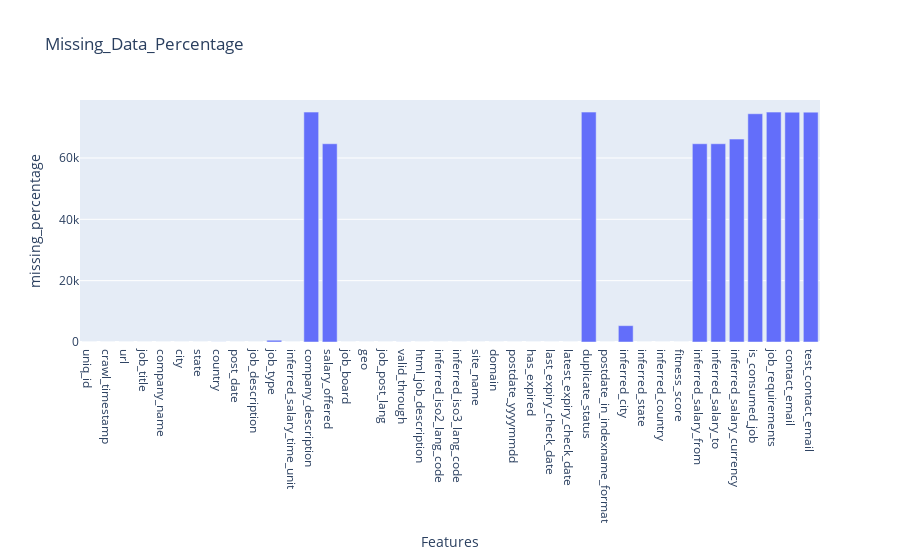

The notebook cell this image was saved under:
### Code cell
fig=px.bar(df_missing_value,x='Features',y='missing_percentage',title='Missing_Data_Percentage')
fig.show()

### Figure 1 — Plotly figure (JSON) as saved in the notebook; plotly's stock layout.template omitted (floating-point values rounded to 4 significant figures)
{"data": [{"alignmentgroup": "True", "hovertemplate": "Features=%{x}<br>missing_percentage=%{y}<extra></extra>", "legendgroup": "", "marker": {"color": "#636efa", "pattern": {"shape": ""}}, "name": "", "offsetgroup": "", "orientation": "v", "showlegend": false, "textposition": "auto", "type": "bar", "x": ["uniq_id", "crawl_timestamp", "url", "job_title", "company_name", "city", "state", "country", "post_date", "job_description", "job_type", "inferred_salary_time_unit", "company_description", "salary_offered", "job_board", "geo", "job_post_lang", "valid_through", "html_job_description", "inferred_iso2_lang_code", "inferred_iso3_lang_code", "site_name", "domain", "postdate_yyyymmdd", "has_expired", "last_expiry_check_date", "latest_expiry_check_date", "duplicate_status", "postdate_in_indexname_format", "inferred_city", "inferred_state", "inferred_country", "fitness_score", "inferred_salary_from", "inferred_salary_to", "inferred_salary_currency", "is_consumed_job", "job_requirements", "contact_email", "test_contact_email"], "xaxis": "x", "y": [0, 0, 0, 0, 0, 0, 0, 22.5, 0, 0, 580, 0, 74955, 64635, 0, 0, 0, 22.5, 0, 0, 0, 0, 0, 0, 0, 0, 0, 74955, 0, 5322.0, 0, 0, 0, 64635, 64635, 66160, 74420.0, 74950.0, 74925, 74945], "yaxis": "y"}], "layout": {"barmode": "relative", "legend": {"tracegroupgap": 0}, "title": {"text": "Missing_Data_Percentage"}, "xaxis": {"anchor": "y", "domain": [0, 1], "title": {"text": "Features"}}, "yaxis": {"anchor": "x", "domain": [0, 1], "title": {"text": "missing_percentage"}}}}
